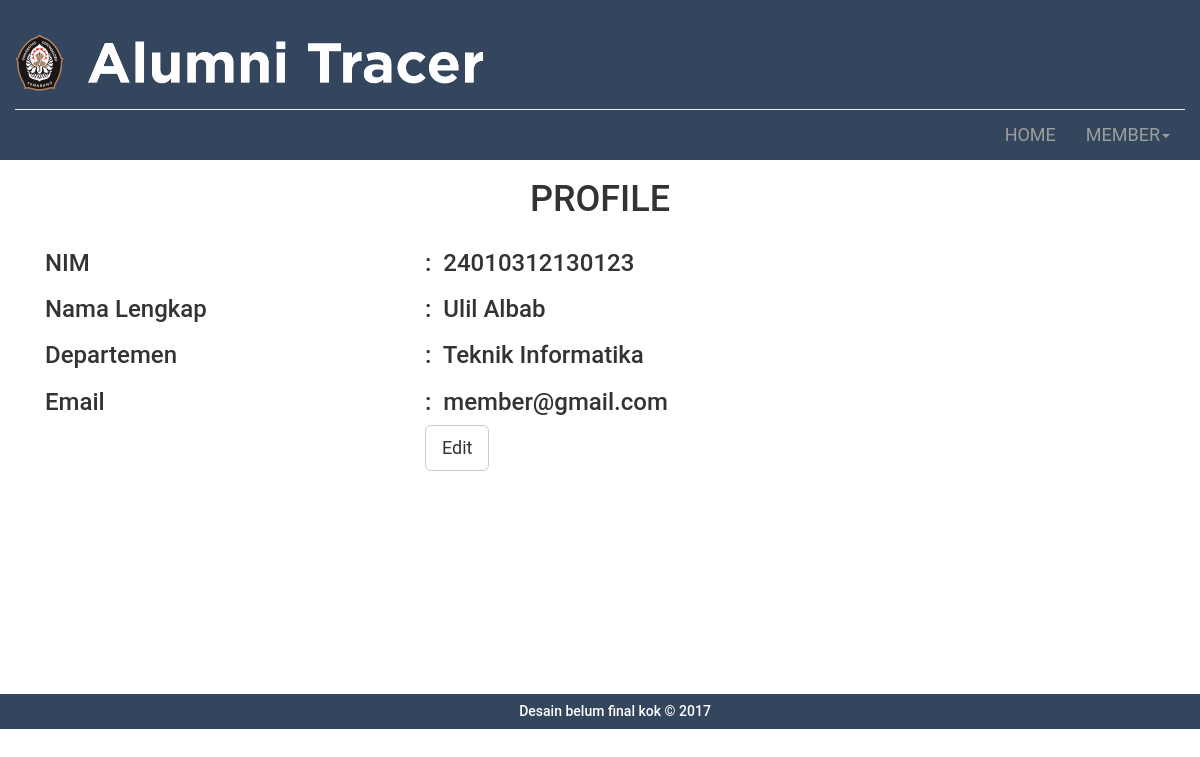
The app's page /profile_member.php (signed in) with its own data.
### tables this page shows
CREATE TABLE IF NOT EXISTS `file_pengguna` (
  `id_pengguna` int(4) NOT NULL,
  `nim` varchar(30) NOT NULL,
  `nama` varchar(20) NOT NULL,
  `jenjang` varchar(50) NOT NULL,
  `fakultas` varchar(50) NOT NULL,
  `departemen` varchar(50) NOT NULL,
  `email` varchar(30) NOT NULL,
  `password` varchar(32) NOT NULL,
  `tempat_lhr` varchar(30) NOT NULL,
  `tgl_lhr` date NOT NULL,
  `alamat` varchar(150) NOT NULL,
  `kabupaten` varchar(30) NOT NULL,
  `provinsi` varchar(30) NOT NULL,
  `no_telp` varchar(15) NOT NULL,
  `no_hp` varchar(15) NOT NULL,
  `tgl_masuk` date NOT NULL,
  `tgl_lulus` date NOT NULL,
  `tgl_mulai_kerja` date NOT NULL,
  `posisi` varchar(30) NOT NULL,
  `gaji_pertama` varchar(15) NOT NULL,
  `nama_instansi` varchar(30) NOT NULL,
  `posisi_sekarang` varchar(30) NOT NULL,
  `nama_instansi_sekarang` varchar(50) NOT NULL,
  `alamat_instansi_sekarang` varchar(100) NOT NULL,
  `foto` varchar(60) NOT NULL,
  `level` int(1) NOT NULL
);

### profile_member.php (the view, shortened to what this page needs)
<?php
	$cek_id_pengguna=$_SESSION['id_pengguna'];
?>		<script>
<?php
	include_once "head.php";
	include_once "header.php";
	include_once "menu_member.php";
	$q_user=mysql_query("SELECT * from file_pengguna WHERE id_pengguna='$cek_id_pengguna'") or die ("ERROR query".mysql_error());
	$user=mysql_fetch_array($q_user);
?>
<div class="row" id="content_about">
	<div class="container">
		<h1><center> PROFILE </center></h1>
		<div class="col-md-4" style="text-align:left;">
			<h3 class="text-left">NIM</h3>
			<h3 class="text-left">Nama Lengkap</h3>
			<h3 class="text-left">Departemen</h3>
			<h3 class="text-left">Email</h3>
		</div>
		<div class="col-md-4" style="text-align:left;">
			<h3 class="text-left">:&nbsp <?php echo $user['nim'];?></h3>
			<h3 class="text-left">:&nbsp <?php echo $user['nama'];?></h3>
			<h3 class="text-left">:&nbsp <?php echo $user['departemen'];?></h3>
			<h3 class="text-left">:&nbsp <?php echo $user['email'];?></h3>
			<a href="edit_profile_member.php?id=<?php echo $cek_id_pengguna;?>"> <button type="button" class="btn btn-default btn-lg">Edit
			</button></a>
		</div>
	</div>
</div>
<?php include_once "footer.php"?>

### assets/css/style.css (style rules this page uses)
html,body,* { font-family: 'Roboto', sans-serif; }
#content_about { background-color: white; min-height: 534px; }

### records on screen
file_pengguna: nim "24010312130123", nama "Ulil Albab", departemen "Teknik Informatika", email "member@gmail.com"
